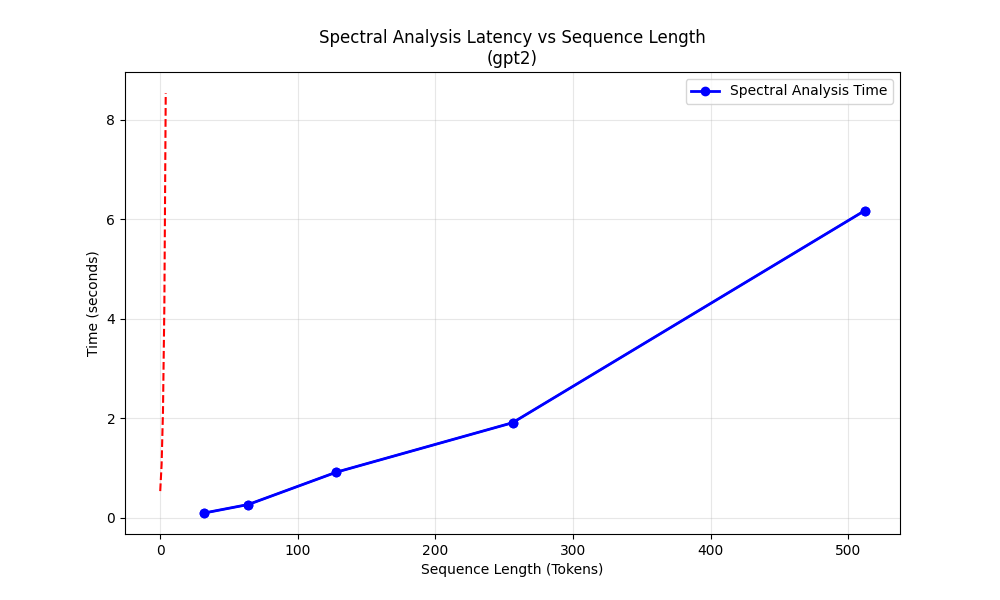

Write Python code to recreate this figure.

import time
import argparse
import torch
import matplotlib.pyplot as plt
import numpy as np
from tqdm import tqdm
from spectral_trust import GSPDiagnosticsFramework, GSPConfig

def run_latency_benchmark(model_name="gpt2", output_file="latency_scaling.png"):
    """
    Benchmark spectral analysis latency vs sequence length
    """
    print(f"Loading model {model_name} for benchmarking...")
    
    # Configure for speed
    config = GSPConfig(
        model_name=model_name,
        device="cuda" if torch.cuda.is_available() else "cpu",
        local_files_only=False,
        save_plots=False,  # Don't save per-run plots
        save_activations=False
    )
    
    framework = GSPDiagnosticsFramework(config)
    framework.instrumenter.load_model(model_name)
    
    # Sequence lengths to test
    # seq_lengths = [128, 256, 512, 1024]
    seq_lengths = [32, 64, 128, 256, 512] # Smaller range for quick CI, extend for prod
    
    framework.instrumenter.config.max_length = max(seq_lengths) + 50
    
    latencies = []
    
    print("Starting benchmark loop...")
    for seq_len in tqdm(seq_lengths):
        # Generate dummy text of approx length (repeat "the " N times)
        text = "word " * seq_len
        
        # We need to ensure token count is close to seq_len
        # So we clip/pad in the instrumenter or just rely on max_length
        # Ideally we want exact measurement.
        
        # Warmup
        if seq_len == seq_lengths[0]:
            try:
                framework.analyze_text(text[:100], save_results=False)
            except:
                pass
                
        start_time = time.perf_counter()
        
        # Run analysis (without saving results to disk to measure pure compute)
        try:
            # Force truncation in tokenizer call is handled by config.max_length usually,
            # but we want to vary input length.
            # We construct a text that is long enough.
            long_text = "test " * seq_len
            
            # Monkey-patch config momentarily if needed or just rely on input size
            res = framework.analyze_text(long_text, save_results=False)
            token_count = len(res['tokens'])
        except Exception as e:
            print(f"Error at len {seq_len}: {e}")
            token_count = seq_len
            
        end_time = time.perf_counter()
        duration = end_time - start_time
        
        latencies.append(duration)
        print(f"Len: {token_count} tokens -> {duration:.4f}s")

    # Plot
    plt.figure(figsize=(10, 6))
    plt.plot(seq_lengths, latencies, 'b-o', list(map(lambda x: x/60, seq_lengths)), 'r--') # Red dashed is linear ref? No, just plot points.
    plt.plot(seq_lengths, latencies, 'bo-', linewidth=2, label='Spectral Analysis Time')
    
    # Fit quadratic/cubic trend? Spectral analysis is O(N^3) for dense eig, O(N*k) for sparse
    # Let's just plot.
    
    plt.title(f"Spectral Analysis Latency vs Sequence Length\n({model_name})")
    plt.xlabel("Sequence Length (Tokens)")
    plt.ylabel("Time (seconds)")
    plt.grid(True, alpha=0.3)
    plt.legend()
    
    plt.savefig(output_file)
    print(f"Benchmark plot saved to {output_file}")

if __name__ == "__main__":
    parser = argparse.ArgumentParser()
    parser.add_argument("--model", type=str, default="gpt2", help="Model to benchmark")
    parser.add_argument("--output", type=str, default="benchmarks/latency_scaling.png")
    args = parser.parse_args()
    
    run_latency_benchmark(args.model, args.output)
